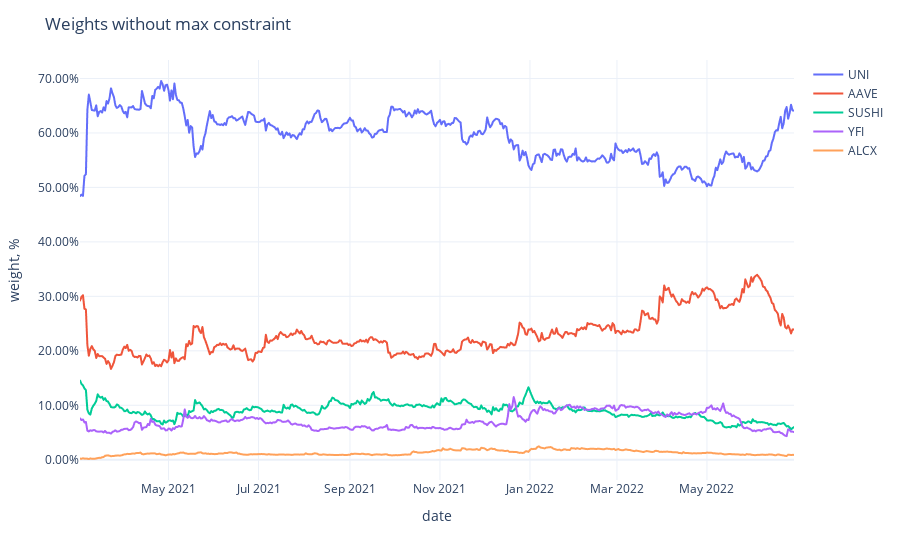

Notebook cell for this chart:
### Code cell
fig = px.line(weights,
              labels={'value': 'weight, %', 'variable': ''})
fig.update_traces(
    hovertemplate="%{y}"
)
fig.update_yaxes(
    tickformat=".2%",
)
fig.update_xaxes(
    showspikes=True,
    spikethickness=2,
    spikedash="dot",
    spikecolor="#999999",
    spikemode="across",
)
fig.update_layout(
    ## showlegend=False,
    hovermode="x",
    hoverdistance=100,  ## Distance to show hover label of data point
    spikedistance=1000,  ## Distance to show spike
    template='plotly_white',
    title='Weights without max constraint'
)

### Figure 1 — Plotly figure (JSON) as saved in the notebook; plotly's stock layout.template omitted (floating-point values rounded to 4 significant figures; data arrays with more than 128 entries replaced by an {"elided": "..."} marker saying what was removed)
{"data": [{"hovertemplate": "%{y}", "legendgroup": "UNI", "line": {"color": "#636efa", "dash": "solid"}, "marker": {"symbol": "circle"}, "mode": "lines", "name": "UNI", "showlegend": true, "type": "scattergl", "x": {"elided": "485 str values"}, "xaxis": "x", "y": {"elided": "485 float values"}, "yaxis": "y"}, {"hovertemplate": "%{y}", "legendgroup": "AAVE", "line": {"color": "#EF553B", "dash": "solid"}, "marker": {"symbol": "circle"}, "mode": "lines", "name": "AAVE", "showlegend": true, "type": "scattergl", "x": {"elided": "485 str values"}, "xaxis": "x", "y": {"elided": "485 float values"}, "yaxis": "y"}, {"hovertemplate": "%{y}", "legendgroup": "SUSHI", "line": {"color": "#00cc96", "dash": "solid"}, "marker": {"symbol": "circle"}, "mode": "lines", "name": "SUSHI", "showlegend": true, "type": "scattergl", "x": {"elided": "485 str values"}, "xaxis": "x", "y": {"elided": "485 float values"}, "yaxis": "y"}, {"hovertemplate": "%{y}", "legendgroup": "YFI", "line": {"color": "#ab63fa", "dash": "solid"}, "marker": {"symbol": "circle"}, "mode": "lines", "name": "YFI", "showlegend": true, "type": "scattergl", "x": {"elided": "485 str values"}, "xaxis": "x", "y": {"elided": "485 float values"}, "yaxis": "y"}, {"hovertemplate": "%{y}", "legendgroup": "ALCX", "line": {"color": "#FFA15A", "dash": "solid"}, "marker": {"symbol": "circle"}, "mode": "lines", "name": "ALCX", "showlegend": true, "type": "scattergl", "x": {"elided": "485 str values"}, "xaxis": "x", "y": {"elided": "485 float values"}, "yaxis": "y"}], "layout": {"hoverdistance": 100, "hovermode": "x", "legend": {"title": {"text": ""}, "tracegroupgap": 0}, "margin": {"t": 60}, "spikedistance": 1000, "title": {"text": "Weights without max constraint"}, "xaxis": {"anchor": "y", "domain": [0, 1], "showspikes": true, "spikecolor": "#999999", "spikedash": "dot", "spikemode": "across", "spikethickness": 2, "title": {"text": "date"}}, "yaxis": {"anchor": "x", "domain": [0, 1], "tickformat": ".2%", "title": {"text": "weight, %"}}}}
